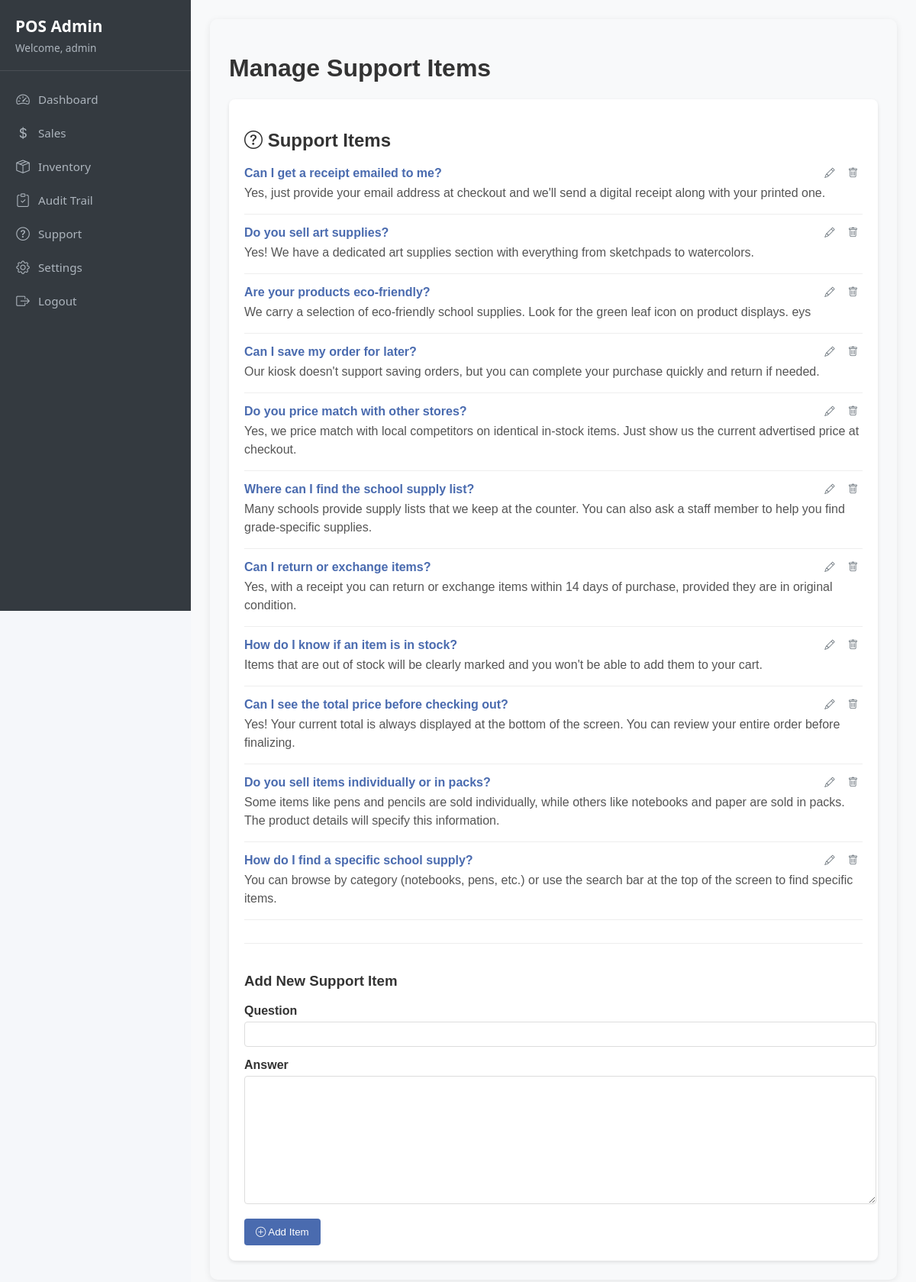
Page /admin/support.php (signed in) on the committed database.
### tables this page shows
CREATE TABLE `faqs` (
  `id` int(11) NOT NULL,
  `question` varchar(255) NOT NULL,
  `answer` text NOT NULL,
  `created_at` timestamp NOT NULL DEFAULT current_timestamp(),
  `updated_at` timestamp NOT NULL DEFAULT current_timestamp() ON UPDATE current_timestamp()
);

### admin/support.php (the view, shortened to what this page needs)
<?php
require_once '../includes/auth.php';
$supportItems = $pdo->query("SELECT * FROM faqs ORDER BY id DESC")->fetchAll(PDO::FETCH_ASSOC);
?>
<!DOCTYPE html>
<html lang="en">
<head>
    <link rel="stylesheet" href="../assets/css/sidebar.css">
    <link rel="stylesheet" href="../assets/css/admin.css">
    <link rel="stylesheet" href="../assets/css/support.css">
    <link rel="stylesheet" href="https://cdn.jsdelivr.net/npm/bootstrap-icons@1.10.0/font/bootstrap-icons.css">
</head>
<body>
    <div class="admin-container">
        <?php include '../includes/sidebar.php'; ?>
        <div class="main-content">
            <div class="content-container">
                <h1>Manage Support Items</h1>
                <div class="support-section">
                    <h2><i class="bi bi-question-circle"></i> Support Items</h2>
                    <?php foreach ($supportItems as $item): ?>
                    <div class="support-item">
                        <div class="support-actions">
                            <button type="button" onclick="showEditModal(<?php echo $item['id']; ?>, '<?php echo htmlspecialchars(addslashes($item['question']), ENT_QUOTES); ?>', '<?php echo htmlspecialchars(addslashes($item['answer']), ENT_QUOTES); ?>')">
                                <i class="bi bi-pencil"></i>
                            </button>
                            <form method="POST" style="display:inline;">
                                <button type="submit" name="delete_support" onclick="return confirm('Are you sure you want to delete this support item?')">
                                    <i class="bi bi-trash"></i>
                                </button>
                            </form>
                        </div>
                        <div class="support-question"><?php echo htmlspecialchars($item['question']); ?></div>
                        <div class="support-answer"><?php echo nl2br(htmlspecialchars($item['answer'])); ?></div>
                    </div>
                    <?php endforeach; ?>
                    <div class="add-support-form">
                        <h3>Add New Support Item</h3>
                        <form method="POST">
                            <div class="form-group">
                                <label for="new_question">Question</label>
                                <input type="text" id="new_question" name="new_question" required>
                            </div>
                            <div class="form-group">
                                <label for="new_answer">Answer</label>
                                <textarea id="new_answer" name="new_answer" required></textarea>
                            </div>
                            <button type="submit" name="add_support" class="btn-submit">
                                <i class="bi bi-plus-circle"></i> Add Item
                            </button>
                        </form>
                    </div>
                </div>
            </div>
        </div>
    </div>
</body>
</html>

### includes/sidebar.php (shortened to what this page needs)
<div class="sidebar-container">
    <div class="sidebar">
        <div class="sidebar-header">
            <h3>POS Admin</h3>
            <p>Welcome, <?php echo $_SESSION['admin_username']; ?></p>
        </div>
        <ul class="nav flex-column">
            <li class="nav-item <?php echo basename($_SERVER['PHP_SELF']) === 'dashboard.php' ? 'active' : ''; ?>">
                <a class="nav-link" href="dashboard.php">
                    <i class="bi bi-speedometer2"></i> Dashboard
                </a>
            </li>
            <li class="nav-item <?php echo basename($_SERVER['PHP_SELF']) === 'sales.php' ? 'active' : ''; ?>">
                <a class="nav-link" href="sales.php">
                    <i class="bi bi-currency-dollar"></i> Sales
                </a>
            </li>
            <li class="nav-item <?php echo basename($_SERVER['PHP_SELF']) === 'inventory.php' ? 'active' : ''; ?>">
                <a class="nav-link" href="inventory.php">
                    <i class="bi bi-box-seam"></i> Inventory
                </a>
            </li>
            <li class="nav-item <?php echo basename($_SERVER['PHP_SELF']) === 'audit_trail.php' ? 'active' : ''; ?>">
                <a class="nav-link" href="audit_trail.php">
                    <i class="bi bi-clipboard-check"></i> Audit Trail
                </a>
            </li>
            <li class="nav-item <?php echo basename($_SERVER['PHP_SELF']) === 'support.php' ? 'active' : ''; ?>">
                <a class="nav-link" href="support.php">
                    <i class="bi bi-question-circle"></i> Support
                </a>
            </li>
            <li class="nav-item <?php echo basename($_SERVER['PHP_SELF']) === 'settings.php' ? 'active' : ''; ?>">
                <a class="nav-link" href="settings.php">
                    <i class="bi bi-gear"></i> Settings
                </a>
            </li>
            <li class="nav-item">
                <a class="nav-link" href="../includes/logout.php">
                    <i class="bi bi-box-arrow-right"></i> Logout
                </a>
            </li>
        </ul>
    </div>
</div>

### assets/css/sidebar.css (style rules this page uses)
:root { --sidebar-width: 250px; --primary-color: #343a40; --secondary-color: #495057; --text-color: #333; --light-text: #adb5bd; --white: #fff; --card-shadow: 0 4px 6px rgba(0,0,0,0.1); --transition: all 0.3s ease; }
.sidebar-container { position: fixed; left: 0; top: 0; width: var(--sidebar-width); height: 100vh; z-index: 1000; font-family: 'Segoe UI', Tahoma, Geneva, Verdana, sans-serif; }
.sidebar { width: 100%; background-color: var(--primary-color); color: var(--white); height: 100%; overflow-y: auto; transition: var(--transition); }
.sidebar-header { padding: 20px; border-bottom: 1px solid rgba(255, 255, 255, 0.1); }
.sidebar-header h3 { margin: 0; font-size: 1.3rem !important; font-weight: 600; color: var(--white) !important; }
.sidebar-header p { margin: 5px 0 0; color: var(--light-text); font-size: 0.85rem !important; }
.nav { list-style: none; padding: 15px 0; margin: 0; }
.nav-item { margin: 0; }
.nav-link { color: var(--light-text); padding: 10px 20px; text-decoration: none; display: flex; align-items: center; transition: var(--transition); font-size: 0.95rem !important; }
.nav-link i { margin-right: 10px; font-size: 1.1rem !important; width: 20px; text-align: center; }
.main-content { margin-left: var(--sidebar-width); padding: 20px; transition: var(--transition); min-height: 100vh; background-color: #f8f9fa; }

### assets/css/admin.css (style rules this page uses)
body { font-family: 'IBM Plex Mono', sans-serif; margin: 0; padding: 0; background-color: #f5f7fa; color: #333; display: flex; justify-content: center; align-items: center; min-height: 100vh; }
.admin-container { display: flex; min-height: 100vh; background-color: #f5f7fa; }
.main-content { flex: 1; padding: 25px; margin-left: 250px; }
.content-container { background-color: var(--container-bg); border: 1px solid var(--container-border); border-radius: 10px; padding: 25px; box-shadow: 0 2px 10px rgba(0,0,0,0.08); }

### assets/css/support.css (style rules this page uses)
.support-section { background: white; padding: 20px; border-radius: 8px; box-shadow: 0 2px 5px rgba(0,0,0,0.1); margin: 0 auto; }
.form-group { margin-bottom: 15px; }
label { display: block; margin-bottom: 5px; font-weight: bold; }
input, textarea { width: 100%; padding: 8px; border: 1px solid #ddd; border-radius: 4px; }
textarea { min-height: 150px; }
.btn-submit { background-color: #4a6baf; color: white; border: none; padding: 10px 15px; border-radius: 4px; cursor: pointer; }
.support-item { margin-bottom: 15px; padding-bottom: 15px; border-bottom: 1px solid #eee; position: relative; }
.support-question { font-weight: bold; color: #4a6baf; margin-bottom: 5px; }
.support-answer { color: #555; line-height: 1.5; }
.support-actions { position: absolute; top: 0; right: 0; display: flex; gap: 5px; }
.support-actions button { background: none; border: none; cursor: pointer; color: #6c757d; }
.add-support-form { margin-top: 30px; padding-top: 20px; border-top: 1px solid #eee; }

### rows in the picture
faqs: question "Can I get a receipt emailed to me?", answer "Yes, just provide your email address at checkout and we'll send a digital receipt along with your printed one."
faqs: question "Do you sell art supplies?", answer "Yes! We have a dedicated art supplies section with everything from sketchpads to watercolors."
faqs: question "Are your products eco-friendly?", answer "We carry a selection of eco-friendly school supplies. Look for the green leaf icon on product displays. eys"
faqs: question "Can I save my order for later?", answer "Our kiosk doesn't support saving orders, but you can complete your purchase quickly and return if needed."
faqs: question "Do you price match with other stores?", answer "Yes, we price match with local competitors on identical in-stock items. Just show us the current advertised price at checkout."
faqs: question "Where can I find the school supply list?", answer "Many schools provide supply lists that we keep at the counter. You can also ask a staff member to help you find grade-specific supplies."
faqs: question "Can I return or exchange items?", answer "Yes, with a receipt you can return or exchange items within 14 days of purchase, provided they are in original condition."
faqs: question "How do I know if an item is in stock?", answer "Items that are out of stock will be clearly marked and you won't be able to add them to your cart."
faqs: question "Can I see the total price before checking out?", answer "Yes! Your current total is always displayed at the bottom of the screen. You can review your entire order before finalizing."
faqs: question "Do you sell items individually or in packs?", answer "Some items like pens and pencils are sold individually, while others like notebooks and paper are sold in packs. The product details will specify this information."
faqs: question "How do I find a specific school supply?", answer "You can browse by category (notebooks, pens, etc.) or use the search bar at the top of the screen to find specific items."

### other values in the picture
$_SESSION['admin_username'] "admin"
